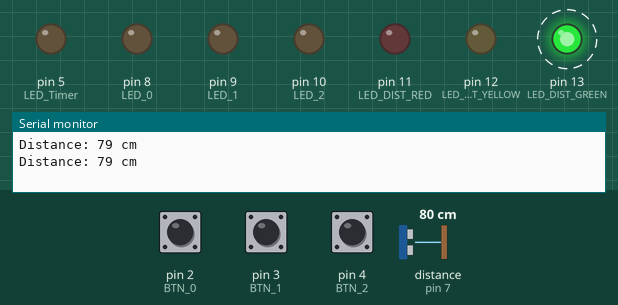
Simulated run of this sketch. Board: Arduino Uno, built with avr-gcc and run on an emulated ATmega328P. On the bench: output pins drawn as LEDs (lit = HIGH), the last lines printed to the serial monitor. Wiring (inferred from the names in the program): ultrasonic range finder: trigger pin 6; echo pin 7. Dashed ring = blinking. The inputs (shaded band) are chosen by the test bench; at power-on: distance to the obstacle (sensor on pin 7) 80 cm, pin 4 (BTN_2) HIGH, pin 2 (BTN_0) HIGH, pin 3 (BTN_1) HIGH. The echo pulse lasts 58.3 µs per cm; pins used as bus, display or sensor lines are not drawn.

Above: at 1.7 s.
1.8 s: distance to the obstacle (sensor on pin 7) set to 55 cm
5.8 s: distance to the obstacle (sensor on pin 7) set to 46 cm
At 6.8 s:
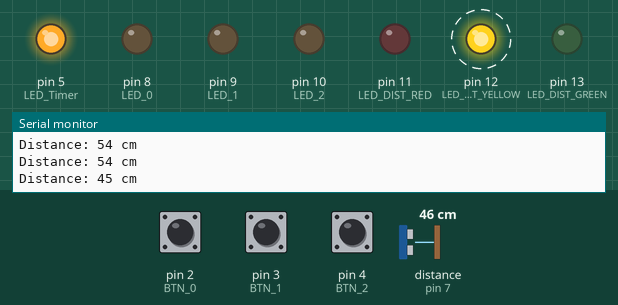
9.8 s: pin 4 (BTN_2) pulled LOW for 1.2 s
At 11.8 s:
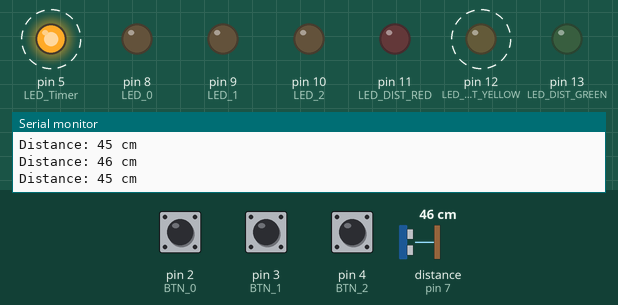
13.5 s: pin 2 (BTN_0) pulled LOW for 1.2 s
At 14.7 s:
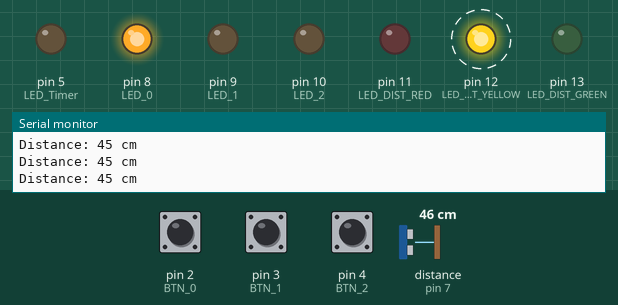
17.5 s: pin 3 (BTN_1) pulled LOW for 1.2 s
At 18.8 s:
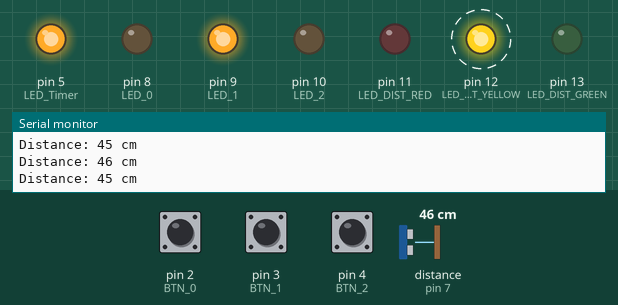
21.0 s: pin 2 (BTN_0) pulled LOW for 1.2 s
At 22.8 s:
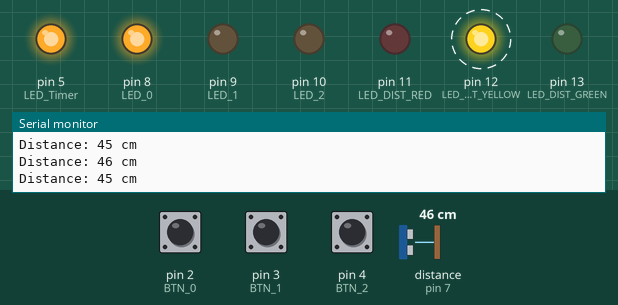
Timing chart, 0 to 25.5 s (numbered marks = the images above; inputs shaded):
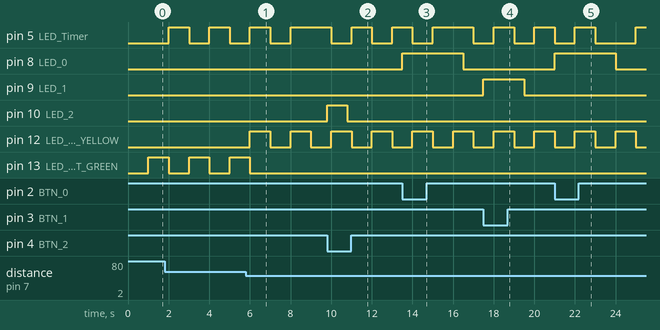

Measured:
- the behaviour switches between 52 and 51 cm on distance to the obstacle (sensor on pin 7) (found by bisection; images 0 and 1)
- after the input at 5.8 s, pin 12 (LED_DIST_YELLOW): alternates HIGH for 1.0 s and LOW for 1.0 s, starting after 0.20 s; pin 13 (LED_DIST_GREEN): goes on until 6.0 s, then stays LOW
- after the input at 9.8 s, pin 10 (LED_2): LOW → HIGH at once, → LOW 1.0 s later
- after the input at 13.5 s, pin 8 (LED_0): LOW → HIGH at once, → LOW 3.0 s later
- after the input at 17.5 s, pin 9 (LED_1): LOW → HIGH at once, → LOW 2.0 s later
- after the input at 21.0 s, pin 8 (LED_0): LOW → HIGH at once, → LOW 3.0 s later
- by itself, pin 13 (LED_DIST_GREEN): alternates HIGH for 1.0 s and LOW for 1.0 s

The sketch:

sketch.ino
```cpp
#include <avr/io.h>
#include <avr/interrupt.h>

/**
 * @file
 * @brief Projekt koji koristi više izvora prekida (vanjski, pin change, tajmer) i senzor udaljenosti
 * za upravljanje LED diodama različitih prioriteta.
 *
 * @author Maja Vignjević
 * @date 5.4.2025.
 */

/**
 * @brief Pin za crvenu LED diodu s visokim prioritetom.
 */
#define LED_0 8
/**
 * @brief Pin za žutu LED diodu sa srednjim prioritetom.
 */
#define LED_1 9
/**
 * @brief Pin za zelenu LED diodu s niskim prioritetom.
 */
#define LED_2 10
/**
 * @brief Pin za ljubičastu LED diodu za TIMER.
 */
#define LED_Timer 5
/**
 * @brief Pin za crvenu LED diodu za udaljenost manju ili jednaku 20 cm.
 */
#define LED_DIST_RED 11
/**
 * @brief Pin za žutu LED diodu za udaljenost manju ili jednaku 50 cm.
 */
#define LED_DIST_YELLOW 12
/**
 * @brief Pin za zelenu LED diodu za udaljenost manju ili jednaku 100 cm.
 */
#define LED_DIST_GREEN 13

/**
 * @brief Pin za crveni gumb visokog prioriteta (INT0).
 */
#define BTN_0 2
/**
 * @brief Pin za žuti gumb srednjeg prioriteta (INT1).
 */
#define BTN_1 3
/**
 * @brief Pin za zeleni gumb niskog prioriteta (pin change).
 */
#define BTN_2 4

/**
 * @brief Pin za trigger HC-SR04 senzora udaljenosti.
 */
#define TRIG 6
/**
 * @brief Pin za echo HC-SR04 senzora udaljenosti.
 */
#define ECHO 7

/// Stanje prekida za niski prioritet (zeleni gumb).
volatile bool btnLowPressed = false;
/// Stanje prekida za srednji prioritet (žuti gumb).
volatile bool btnMedPressed = false;
/// Stanje prekida za visoki prioritet (crveni gumb).
volatile bool btnHighPressed = false;
/// Zastavica za aktivaciju mjerenja udaljenosti pomoću tajmera.
volatile bool timerFlag = false;
/// Trenutno izmjerena udaljenost.
volatile long distance = 0;

/// Vrijeme uključivanja visoko prioritetne LED.
unsigned long ledHighOnTime = 0;
/// Vrijeme uključivanja srednje prioritetne LED.
unsigned long ledMedOnTime = 0;
/// Vrijeme uključivanja nisko prioritetne LED.
unsigned long ledLowOnTime = 0;
/// Vrijeme uključivanja crvene LED za udaljenost.
unsigned long ledRedDistTime = 0;
/// Vrijeme uključivanja žute LED za udaljenost.
unsigned long ledYellowDistTime = 0;
/// Vrijeme uključivanja zelene LED za udaljenost.
unsigned long ledGreenDistTime = 0;

/// Vrijeme treptanja LED dioda za udaljenost.
unsigned long ledBlinkTime = 0;
/// Vrijeme treptanja LED diode za Timer prekid
unsigned long ledTimerBlinkTime = 0;
/// Trajanje treptanja LED dioda u ms (200 ms).
const unsigned long SENSOR_BLINK_INTERVAL = 200;
///Vrijeme treptanja LED diode u Timer prekidu
const unsigned long LED_TIMER_BLINK_INTERVAL = 1000;


/**
 * @brief Inicijalizacija komponenti, pinova, prekida i tajmera.
 */
void setup() {
  Serial.begin(9600);

  pinMode(LED_0, OUTPUT);
  pinMode(LED_1, OUTPUT);
  pinMode(LED_2, OUTPUT);
  pinMode(LED_DIST_RED, OUTPUT);
  pinMode(LED_DIST_YELLOW, OUTPUT);
  pinMode(LED_DIST_GREEN, OUTPUT);
  pinMode(LED_Timer, OUTPUT);

  pinMode(BTN_0, INPUT_PULLUP);
  pinMode(BTN_1, INPUT_PULLUP);
  pinMode(BTN_2, INPUT_PULLUP);

  pinMode(TRIG, OUTPUT);
  pinMode(ECHO, INPUT);

  /// Vanjski prekidi
  attachInterrupt(digitalPinToInterrupt(BTN_0), btnHighISR, FALLING);
  attachInterrupt(digitalPinToInterrupt(BTN_1), btnMedISR, FALLING);

  /// Pin change prekid za BTN_2
  PCICR |= (1 << PCIE2);      /**< Omogućavanje prekida za PORTD */
  PCMSK2 |= (1 << PCINT20);   /**< Omogućavanje prekida za pin D4 */

  /// Tajmer1 konfiguracija za prekid svake 1 sekunde
  TCCR1A = 0;
  TCCR1B = (1 << WGM12) | (1 << CS12);  /**< CTC mod, prescaler 256 */
  OCR1A = 62500;  /**< 16MHz / 256 / 1Hz = 62500 */
  TIMSK1 = (1 << OCIE1A);

  sei();  /// Globalno omogućavanje prekida
}

/**
 * @brief ISR rutina za visoki prioritet (crveni gumb).
 */
void btnHighISR() {
  btnHighPressed = true;
}

/**
 * @brief ISR rutina za srednji prioritet (žuti gumb).
 */
void btnMedISR() {
  btnMedPressed = true;
}

/**
 * @brief ISR rutina za niski prioritet (zeleni gumb - pin change).
 */
ISR(PCINT2_vect) {
  if (digitalRead(BTN_2) == LOW) {
    btnLowPressed = true;
  }
}

/**
 * @brief ISR rutina za tajmer – postavlja zastavicu za mjerenje udaljenosti.
 */
ISR(TIMER1_COMPA_vect) {
  timerFlag = true;
}

/**
 * @brief Funkcija za mjerenje udaljenosti pomoću HC-SR04 senzora.
 *
 * @return Udaljenost u centimetrima.
 */
long measureDistance() {
  digitalWrite(TRIG, LOW);
  delayMicroseconds(2);
  digitalWrite(TRIG, HIGH);
  delayMicroseconds(10);
  digitalWrite(TRIG, LOW);

  long duration = pulseIn(ECHO, HIGH);
  long dist = (duration / 2) * 0.0344;
  return dist;
}

/**
 * @brief Funkcija za treptanje semafora LED dioda kada je udaljenost manja od 100 cm.
 *
 * Semafor dioda (crvena, žuta, zelena) treptaju kada je udaljenost manja od 100 cm.
 * U suprotnom, LED diode su isključene.
 */
void loop() {
  unsigned long currentTime = millis();

  if (btnHighPressed) {
    digitalWrite(LED_0, HIGH);
    ledHighOnTime = currentTime;
    btnHighPressed = false;
  }

  if (btnMedPressed) {
    digitalWrite(LED_1, HIGH);
    ledMedOnTime = currentTime;
    btnMedPressed = false;
  }

  if (btnLowPressed) {
    digitalWrite(LED_2, HIGH);
    ledLowOnTime = currentTime;
    btnLowPressed = false;
  }

  /// Gašenje LED dioda po isteku vremena
  if ((currentTime - ledHighOnTime) >= 3000 && ledHighOnTime != 0) {
    digitalWrite(LED_0, LOW);
    ledHighOnTime = 0;
  }

  if ((currentTime - ledMedOnTime) >= 2000 && ledMedOnTime != 0) {
    digitalWrite(LED_1, LOW);
    ledMedOnTime = 0;
  }

  if ((currentTime - ledLowOnTime) >= 1000 && ledLowOnTime != 0) {
    digitalWrite(LED_2, LOW);
    ledLowOnTime = 0;
  }

  /// Mjerenje udaljenosti svakih 1s pomoću tajmera
  if (timerFlag) {
    distance = measureDistance();
    Serial.print("Distance: ");
    Serial.print(distance);
    Serial.println(" cm");

    /// Treptanje zelene LED (ako je udaljenost između 100 cm i 50 cm)
    if (distance > 50 && distance <= 100) {
      if ((currentTime - ledBlinkTime) >= SENSOR_BLINK_INTERVAL) {
        digitalWrite(LED_DIST_GREEN, !digitalRead(LED_DIST_GREEN));  // Treptanje zelene LED
        ledBlinkTime = currentTime;  // Ažuriraj vrijeme treptanja
      }
    } else {
      digitalWrite(LED_DIST_GREEN, LOW);  // Isključi zelenu LED ako nije u dometu
    }

    /// Treptanje žute LED (ako je udaljenost između 50 cm i 20 cm)
    if (distance > 20 && distance <= 50) {
      if ((currentTime - ledBlinkTime) >= SENSOR_BLINK_INTERVAL) {
        digitalWrite(LED_DIST_YELLOW, !digitalRead(LED_DIST_YELLOW));  // Treptanje žute LED
        ledBlinkTime = currentTime;  // Ažuriraj vrijeme treptanja
      }
    } else {
      digitalWrite(LED_DIST_YELLOW, LOW);  // Isključi žutu LED ako nije u dometu
    }

    /// Treptanje crvene LED (ako je udaljenost manja ili jednaka 20 cm)
    if (distance <= 20) {
      if ((currentTime - ledBlinkTime) >= SENSOR_BLINK_INTERVAL) {
        digitalWrite(LED_DIST_RED, !digitalRead(LED_DIST_RED));  // Treptanje crvene LED
        ledBlinkTime = currentTime;  // Ažuriraj vrijeme treptanja
      }
    } else {
      digitalWrite(LED_DIST_RED, LOW);  // Isključi crvenu LED ako nije u dometu
    }

    ///Logika treptanja Timer diode
    if ((currentTime - ledTimerBlinkTime) >= LED_TIMER_BLINK_INTERVAL) {
      digitalWrite(LED_Timer, !digitalRead(LED_Timer));  // Treptanje LED_Timer diode
      ledTimerBlinkTime = currentTime;  // Ažuriraj vrijeme treptanja
    }


    timerFlag = false;
  }
}
```
